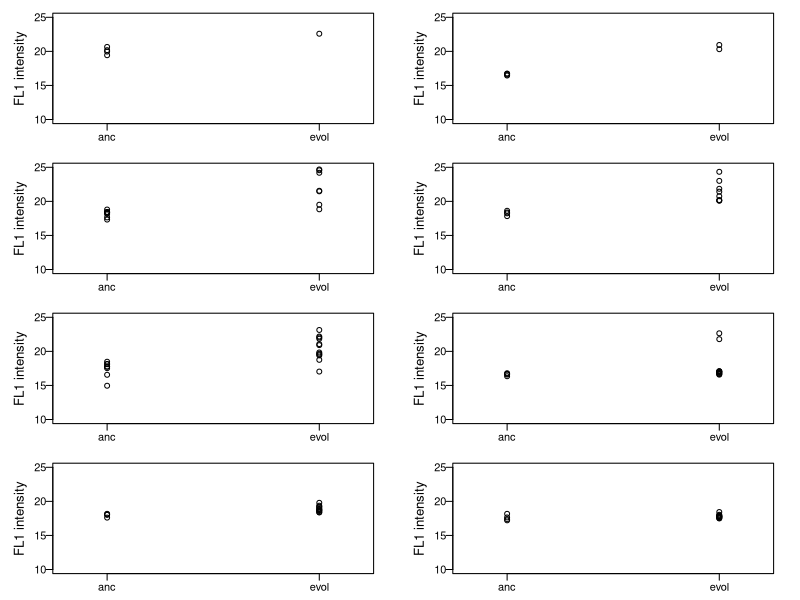

This figure's R source: (Note: this script raises an error after producing the figure.)
#Load libraries
library(tidyverse)
library(ggforce)
library(here)
library(Hmisc)

#strain converstion:
#A02 - P87
#A03 - GC75
#A04 - P78048
#A08 - P75016
#A10 - P76055
#A12 - T101 
#A17 - SC5314
#A18 - FH1

order <- c("A02", "A08", "A03", "A04", "A17", "A18", "A10", "A12")
realnames <- c("P87", "P75016", "GC75", "P78048", "SC5314", "FH1", "P76055", "T101")

flow <- read_csv(here("Data_In", "Genomics", "FlowCytometry", "211101_POS_G1Means.csv"))
names(flow)[1] <- "datasource"
flow$strain <- unlist(lapply(flow$datasource, function(x) strsplit(x, "_")[[1]][3]))
flow$replicate <- as.numeric(unlist(lapply(flow$datasource, function(x) strsplit(x, "_")[[1]][4])))
flow$time <- unlist(lapply(flow$datasource, function(x) strsplit(x, "_")[[1]][2]))
flow$person <- unlist(lapply(flow$datasource, function(x) strsplit(x, "_")[[1]][1]))

flow$line <-ifelse(flow$person =="M", flow$replicate, flow$replicate+12)

flow$strain[flow$strain=="A2"] <- "A02"
flow$strain[flow$strain=="A3"] <- "A03"
flow$strain[flow$strain=="A4"] <- "A04"
flow$strain[flow$strain=="A8"] <- "A08"

flow$strain <- as.factor(factor(flow$strain))
#flow$strainFac <- as.factor(factor(flow$strain, levels=order))

flow_t0 <- subset(flow, time=="t0")
flow_t5 <- subset(flow, time=="t5")

#plot(as.numeric(flow_t0$strain), flow_t0$G1_mean, ylim=c(0, 250000))
#points(as.numeric(flow_t5$strain)+0.2, flow_t5$G1_mean)

pdf("Figures/PDF/Figure4b-FlowPoints.pdf", width=2.5, height=5)
par(mfrow=c(4, 2), mar=c(2, 4, 1,2), mgp=c(3,0.5,0))
for(i in order){
  print(i)
  sub_0 <- subset(flow_t0, strain == i)
  sub_5 <- subset(flow_t5, strain == i)
  df <- rbind(sub_0, sub_5)
  plot(as.numeric(as.factor(df$time)), df$G1_mean, ylim=c(100000, 250000), xlim=c(0.8, 2.2), xaxt="n", yaxt="n", xlab="", ylab="")
  axis(1, at=1:2, labels=c("anc", "evol"))
  axis(2, las=2, at=c(100000, 150000, 200000, 250000), labels=c("10", "15","20", "25"))
  mtext("FL1 intensity", side=2, line=2, cex=0.8)
}
dev.off()

#stat
t_results <-data.frame()
for(i in unique(flow$strain)){
  print(i)
  sub <- subset(flow, strain==i)
  if(length(subset(sub, time=="t5")$G1_mean) > 3){
    test<-t.test(subset(sub, time=="t0")$G1_mean, subset(sub, time=="t5")$G1_mean)
    t_results <-rbind(t_results, c(i, round(test$estimate[2]-test$estimate[1], 3), round(test$statistic, 3), round(test$parameter, 2), round(test$p.value, 4)))
  }
}

names(t_results) <- c("strain", "effectsize", "stat", "df", "p")

write.csv(t_results, "Data_out/Flow-G1mean_ttest.csv", row.names=FALSE)
